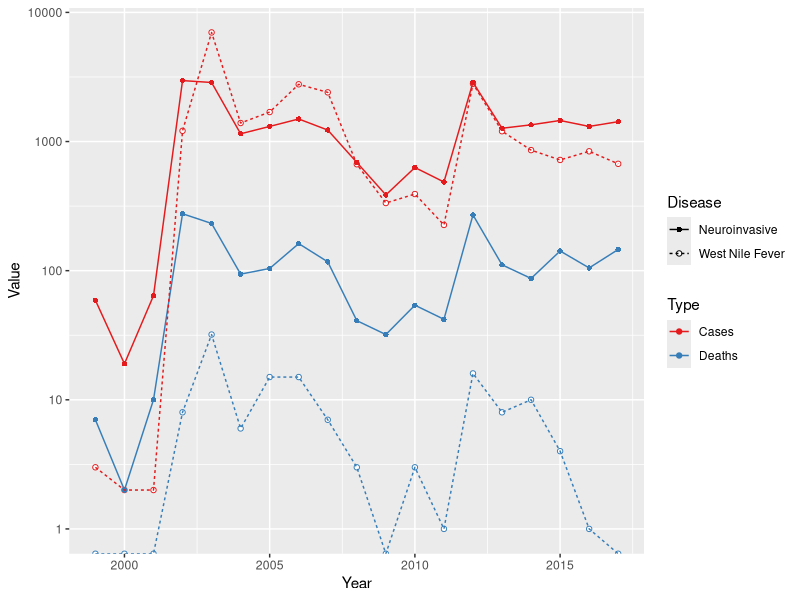

This figure's R source:
x <- read.csv("../data/WNV_human_cases.csv")
library(ggplot2)
ggplot(x,aes(Year,Value,linetype=Disease,colour=Type,shape=Disease)) +
    geom_point(fill="white") +
    geom_line() + scale_y_log10() +
    scale_colour_brewer(palette="Set1")+
    scale_shape_manual(values=c(16,21))
